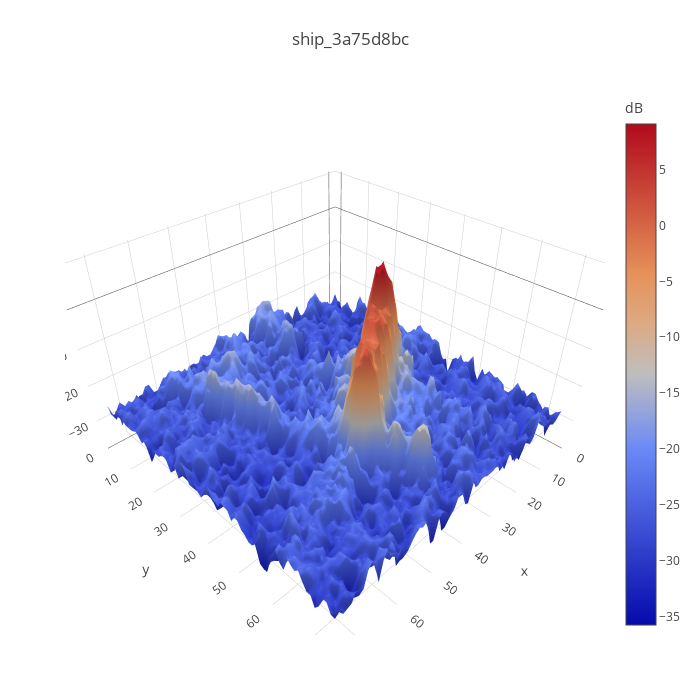

The notebook cell this image was saved under:
### Code cell
ship_ex = choice(ship_idx)
plot_3d_example(df.band_1.iloc[ship_ex], 'ship_{}'.format(df.id.iloc[ship_ex]))

### Figure 1 — Plotly figure (JSON) as saved in the notebook; plotly's stock layout.template omitted (floating-point values rounded to 4 significant figures; data arrays with more than 128 entries replaced by an {"elided": "..."} marker saying what was removed)
{"data": [{"colorbar": {"title": "dB"}, "type": "surface", "z": {"elided": "75x75 float values"}}], "layout": {"autosize": false, "height": 700, "margin": {"b": 65, "l": 65, "r": 50, "t": 90}, "title": "ship_3a75d8bc", "width": 700}}
